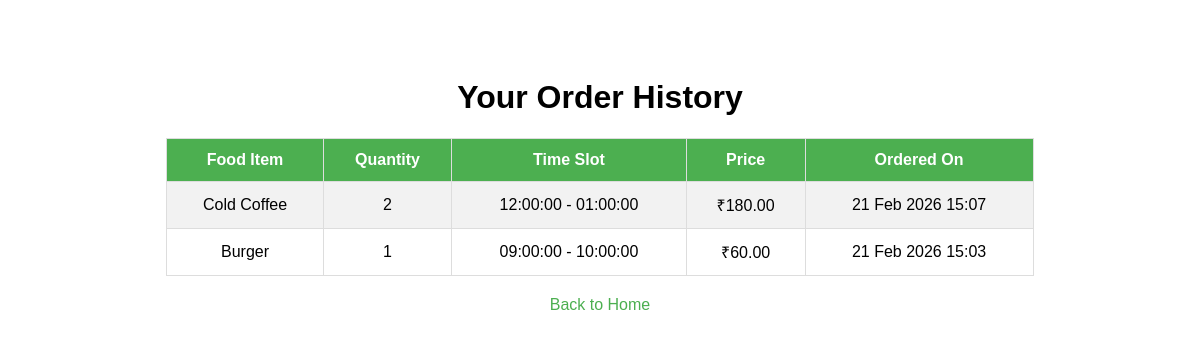
The page /order-history/ (signed in) on the database its author committed.
### foodstall/models.py (models this page shows, shortened)
class Order(models.Model):
    student = models.ForeignKey(User, on_delete=models.CASCADE)
    food_item = models.ForeignKey(FoodItem, on_delete=models.CASCADE)
    time_slot = models.ForeignKey(TimeSlot, on_delete=models.SET_NULL, null=True)
    quantity = models.PositiveIntegerField(default=1)
    timestamp = models.DateTimeField(auto_now_add=True)
    def total_price(self):
        return self.food_item.price * self.quantity

class FoodItem(models.Model):
    name = models.CharField(max_length=100)
    price = models.DecimalField(max_digits=6, decimal_places=2)
    available = models.BooleanField(default=True)

class TimeSlot(models.Model):
    start_time = models.TimeField()
    end_time = models.TimeField()
    def __str__(self):
        return f"{self.start_time} - {self.end_time}"

### foodstall/views.py (the view)
# urls.py: path('order-history/', views.order_history, name='order_history'),
@login_required
def order_history(request):
    orders = Order.objects.filter(student=request.user).order_by('-timestamp')
    return render(request, 'foodstall/order_history.html', {'orders': orders})

### foodstall/templates/foodstall/order_history.html (shortened to what this page needs)
<!DOCTYPE html>
<html lang="en">
<head>
</head>
<body>
    <h1>Your Order History</h1>
    <table>
        <tr>
            <th>Food Item</th>
            <th>Quantity</th>
            <th>Time Slot</th>
            <th>Price</th>
            <th>Ordered On</th>
        </tr>
        {% for order in orders %}
        <tr>
            <td>{{ order.food_item.name }}</td>
            <td>{{ order.quantity }}</td>
            <td>{{ order.time_slot }}</td>
            <td>₹{{ order.total_price }}</td>
            <td>{{ order.timestamp|date:"d M Y H:i" }}</td>
        </tr>
        {% empty %}
        <tr>
            <td colspan="5">No orders yet.</td>
        </tr>
        {% endfor %}
    </table>
    <a href="{% url 'home' %}">Back to Home</a>
</body>
</html>

### foodstall/templates/foodstall/order_history.html (style rules this page uses)
body { font-family: Arial, sans-serif; padding: 50px; }
table { width: 80%; margin: auto; border-collapse: collapse; }
th, td { padding: 12px; border: 1px solid #ddd; text-align: center; }
th { background-color: #4CAF50; color: white; }
tr:nth-child(even) { background-color: #f2f2f2; }
h1 { text-align: center; }
a { display: block; text-align: center; margin-top: 20px; color: #4CAF50; text-decoration: none; }

### rows shown on the page
Order: food_item.name "Cold Coffee", quantity "2", time_slot "12:00:00 - 01:00:00", total_price "180.00", timestamp "21 Feb 2026 15:07"
Order: food_item.name "Burger", quantity "1", time_slot "09:00:00 - 10:00:00", total_price "60.00", timestamp "21 Feb 2026 15:03"
